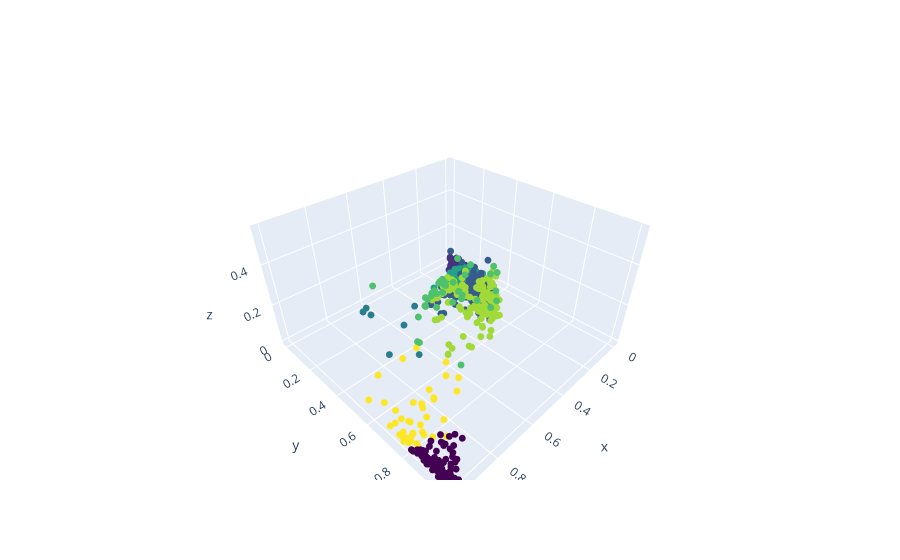

The notebook cell this image was saved under:
### Code cell
import plotly.graph_objects as go
import numpy as np

params = dict(size=4,color=labels,colorscale='Viridis')
fig = go.Figure(data=[go.Scatter3d(x=X[idx,0],
                                   y=X[idx,1],
                                   z=X[idx,2],
                                   mode='markers',
                                   marker=params
                                  )])

fig.show()

### Figure 1 — Plotly figure (JSON) as saved in the notebook; plotly's stock layout.template omitted (floating-point values rounded to 4 significant figures; data arrays with more than 128 entries replaced by an {"elided": "..."} marker saying what was removed)
{"data": [{"marker": {"color": {"elided": "1000 int values"}, "colorscale": [[0, "#440154"], [0.1111, "#482878"], [0.2222, "#3e4989"], [0.3333, "#31688e"], [0.4444, "#26828e"], [0.5556, "#1f9e89"], [0.6667, "#35b779"], [0.7778, "#6ece58"], [0.8889, "#b5de2b"], [1, "#fde725"]], "size": 4}, "mode": "markers", "type": "scatter3d", "x": {"elided": "1000 float values"}, "y": {"elided": "1000 float values"}, "z": {"elided": "1000 float values"}}], "layout": {}}
